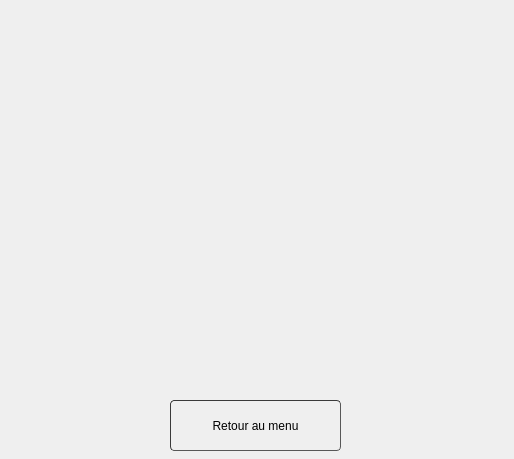
<?xml version="1.0" encoding="UTF-8"?>
<ui version="4.0">
 <class>Stat</class>
 <widget class="QWidget" name="Stat">
  <property name="geometry">
   <rect>
    <x>0</x>
    <y>0</y>
    <width>514</width>
    <height>459</height>
   </rect>
  </property>
  <property name="windowTitle">
   <string>Form</string>
  </property>
  <widget class="QPushButton" name="pushButton">
   <property name="geometry">
    <rect>
     <x>170</x>
     <y>400</y>
     <width>171</width>
     <height>51</height>
    </rect>
   </property>
   <property name="layoutDirection">
    <enum>Qt::LeftToRight</enum>
   </property>
   <property name="styleSheet">
    <string notr="true">	border-width: 1px; border-radius: 4px;
	border-color: rgb(58, 58, 58);
	border-style: inset;
	padding: 0 8px;


	selection-color: rgb(60, 63, 65);</string>
   </property>
   <property name="text">
    <string>Retour au menu</string>
   </property>
   <property name="icon">
    <iconset>
     <normaloff>:/logo/back.png</normaloff>:/logo/back.png</iconset>
   </property>
   <property name="iconSize">
    <size>
     <width>40</width>
     <height>40</height>
    </size>
   </property>
  </widget>
  <widget class="QWidget" name="layoutWidget">
   <property name="geometry">
    <rect>
     <x>10</x>
     <y>10</y>
     <width>491</width>
     <height>381</height>
    </rect>
   </property>
   <layout class="QGridLayout" name="stat"/>
  </widget>
 </widget>
 <resources/>
 <connections/>
</ui>
